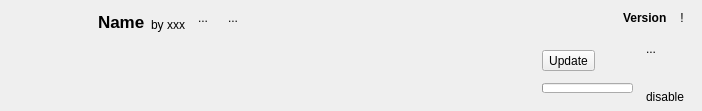
<?xml version="1.0" encoding="UTF-8"?>
<ui version="4.0">
 <class>LocalModItemWidget</class>
 <widget class="QWidget" name="LocalModItemWidget">
  <property name="geometry">
   <rect>
    <x>0</x>
    <y>0</y>
    <width>702</width>
    <height>111</height>
   </rect>
  </property>
  <property name="contextMenuPolicy">
   <enum>Qt::CustomContextMenu</enum>
  </property>
  <layout class="QGridLayout" name="gridLayout">
   <property name="leftMargin">
    <number>12</number>
   </property>
   <property name="topMargin">
    <number>4</number>
   </property>
   <property name="bottomMargin">
    <number>4</number>
   </property>
   <item row="1" column="1">
    <widget class="QLabel" name="modDescription">
     <property name="sizePolicy">
      <sizepolicy hsizetype="Expanding" vsizetype="Expanding">
       <horstretch>0</horstretch>
       <verstretch>0</verstretch>
      </sizepolicy>
     </property>
     <property name="toolTip">
      <string notr="true"/>
     </property>
     <property name="text">
      <string/>
     </property>
     <property name="alignment">
      <set>Qt::AlignLeading|Qt::AlignLeft|Qt::AlignTop</set>
     </property>
     <property name="wordWrap">
      <bool>true</bool>
     </property>
    </widget>
   </item>
   <item row="0" column="0" rowspan="2">
    <widget class="QLabel" name="modIcon">
     <property name="sizePolicy">
      <sizepolicy hsizetype="Fixed" vsizetype="Fixed">
       <horstretch>0</horstretch>
       <verstretch>0</verstretch>
      </sizepolicy>
     </property>
     <property name="minimumSize">
      <size>
       <width>80</width>
       <height>80</height>
      </size>
     </property>
     <property name="maximumSize">
      <size>
       <width>80</width>
       <height>80</height>
      </size>
     </property>
     <property name="text">
      <string/>
     </property>
    </widget>
   </item>
   <item row="0" column="1" colspan="3">
    <layout class="QHBoxLayout" name="horizontalLayout_3">
     <item>
      <widget class="QLabel" name="modName">
       <property name="sizePolicy">
        <sizepolicy hsizetype="Minimum" vsizetype="Minimum">
         <horstretch>0</horstretch>
         <verstretch>0</verstretch>
        </sizepolicy>
       </property>
       <property name="minimumSize">
        <size>
         <width>0</width>
         <height>28</height>
        </size>
       </property>
       <property name="font">
        <font>
         <pointsize>13</pointsize>
         <weight>75</weight>
         <bold>true</bold>
        </font>
       </property>
       <property name="toolTip">
        <string notr="true"/>
       </property>
       <property name="text">
        <string>Name</string>
       </property>
       <property name="alignment">
        <set>Qt::AlignBottom|Qt::AlignLeading|Qt::AlignLeft</set>
       </property>
      </widget>
     </item>
     <item>
      <widget class="QLabel" name="modAuthors">
       <property name="sizePolicy">
        <sizepolicy hsizetype="Preferred" vsizetype="Preferred">
         <horstretch>0</horstretch>
         <verstretch>0</verstretch>
        </sizepolicy>
       </property>
       <property name="maximumSize">
        <size>
         <width>16777215</width>
         <height>16777215</height>
        </size>
       </property>
       <property name="font">
        <font>
         <pointsize>9</pointsize>
        </font>
       </property>
       <property name="toolTip">
        <string notr="true"/>
       </property>
       <property name="text">
        <string>by xxx</string>
       </property>
       <property name="alignment">
        <set>Qt::AlignBottom|Qt::AlignLeading|Qt::AlignLeft</set>
       </property>
      </widget>
     </item>
     <item>
      <widget class="QToolButton" name="curseforgeButton">
       <property name="sizePolicy">
        <sizepolicy hsizetype="Fixed" vsizetype="Fixed">
         <horstretch>0</horstretch>
         <verstretch>0</verstretch>
        </sizepolicy>
       </property>
       <property name="text">
        <string>...</string>
       </property>
       <property name="icon">
        <iconset resource="../../images/image.qrc">
         <normaloff>:/image/curseforge.svg</normaloff>:/image/curseforge.svg</iconset>
       </property>
       <property name="autoRaise">
        <bool>true</bool>
       </property>
      </widget>
     </item>
     <item>
      <widget class="QToolButton" name="modrinthButton">
       <property name="sizePolicy">
        <sizepolicy hsizetype="Fixed" vsizetype="Fixed">
         <horstretch>0</horstretch>
         <verstretch>0</verstretch>
        </sizepolicy>
       </property>
       <property name="text">
        <string>...</string>
       </property>
       <property name="icon">
        <iconset resource="../../images/image.qrc">
         <normaloff>:/image/modrinth.svg</normaloff>:/image/modrinth.svg</iconset>
       </property>
       <property name="autoRaise">
        <bool>true</bool>
       </property>
      </widget>
     </item>
     <item>
      <layout class="QHBoxLayout" name="tagsLayout"/>
     </item>
     <item>
      <spacer name="horizontalSpacer_3">
       <property name="orientation">
        <enum>Qt::Horizontal</enum>
       </property>
       <property name="sizeHint" stdset="0">
        <size>
         <width>40</width>
         <height>20</height>
        </size>
       </property>
      </spacer>
     </item>
     <item>
      <widget class="QToolButton" name="rollbackButton">
       <property name="text">
        <string/>
       </property>
       <property name="icon">
        <iconset theme="backup">
         <normaloff>.</normaloff>.</iconset>
       </property>
       <property name="popupMode">
        <enum>QToolButton::InstantPopup</enum>
       </property>
       <property name="autoRaise">
        <bool>true</bool>
       </property>
      </widget>
     </item>
     <item>
      <widget class="QLabel" name="modVersion">
       <property name="sizePolicy">
        <sizepolicy hsizetype="Preferred" vsizetype="Preferred">
         <horstretch>0</horstretch>
         <verstretch>0</verstretch>
        </sizepolicy>
       </property>
       <property name="font">
        <font>
         <pointsize>9</pointsize>
         <weight>75</weight>
         <bold>true</bold>
        </font>
       </property>
       <property name="toolTip">
        <string notr="true"/>
       </property>
       <property name="text">
        <string>Version</string>
       </property>
       <property name="alignment">
        <set>Qt::AlignLeading|Qt::AlignLeft|Qt::AlignVCenter</set>
       </property>
      </widget>
     </item>
     <item>
      <widget class="QToolButton" name="warningButton">
       <property name="text">
        <string>!</string>
       </property>
       <property name="icon">
        <iconset theme="emblem-warning">
         <normaloff>.</normaloff>.</iconset>
       </property>
       <property name="autoRaise">
        <bool>true</bool>
       </property>
      </widget>
     </item>
    </layout>
   </item>
   <item row="1" column="2">
    <layout class="QVBoxLayout" name="verticalLayout">
     <property name="spacing">
      <number>0</number>
     </property>
     <item>
      <widget class="QToolButton" name="updateButton">
       <property name="enabled">
        <bool>true</bool>
       </property>
       <property name="text">
        <string>Update</string>
       </property>
       <property name="icon">
        <iconset theme="update-none">
         <normaloff>.</normaloff>.</iconset>
       </property>
       <property name="popupMode">
        <enum>QToolButton::InstantPopup</enum>
       </property>
       <property name="toolButtonStyle">
        <enum>Qt::ToolButtonTextBesideIcon</enum>
       </property>
      </widget>
     </item>
     <item>
      <widget class="QProgressBar" name="updateProgress">
       <property name="enabled">
        <bool>true</bool>
       </property>
       <property name="sizePolicy">
        <sizepolicy hsizetype="Preferred" vsizetype="Fixed">
         <horstretch>0</horstretch>
         <verstretch>0</verstretch>
        </sizepolicy>
       </property>
       <property name="minimumSize">
        <size>
         <width>0</width>
         <height>0</height>
        </size>
       </property>
       <property name="maximumSize">
        <size>
         <width>200</width>
         <height>10</height>
        </size>
       </property>
       <property name="value">
        <number>0</number>
       </property>
       <property name="textVisible">
        <bool>false</bool>
       </property>
       <property name="invertedAppearance">
        <bool>false</bool>
       </property>
       <property name="textDirection">
        <enum>QProgressBar::TopToBottom</enum>
       </property>
      </widget>
     </item>
    </layout>
   </item>
   <item row="1" column="3">
    <layout class="QVBoxLayout" name="verticalLayout_2">
     <property name="spacing">
      <number>0</number>
     </property>
     <item>
      <widget class="QToolButton" name="featuredButton">
       <property name="text">
        <string>...</string>
       </property>
       <property name="icon">
        <iconset theme="non-starred-symbolic">
         <normaloff>.</normaloff>.</iconset>
       </property>
       <property name="checkable">
        <bool>true</bool>
       </property>
       <property name="autoRaise">
        <bool>true</bool>
       </property>
      </widget>
     </item>
     <item>
      <spacer name="verticalSpacer">
       <property name="orientation">
        <enum>Qt::Vertical</enum>
       </property>
       <property name="sizeHint" stdset="0">
        <size>
         <width>28</width>
         <height>40</height>
        </size>
       </property>
      </spacer>
     </item>
     <item>
      <widget class="QToolButton" name="disableButton">
       <property name="text">
        <string>disable</string>
       </property>
       <property name="icon">
        <iconset theme="action-unavailable-symbolic">
         <normaloff>.</normaloff>.</iconset>
       </property>
       <property name="checkable">
        <bool>true</bool>
       </property>
       <property name="autoRaise">
        <bool>true</bool>
       </property>
      </widget>
     </item>
    </layout>
   </item>
  </layout>
 </widget>
 <resources>
  <include location="../../images/image.qrc"/>
 </resources>
 <connections/>
</ui>
